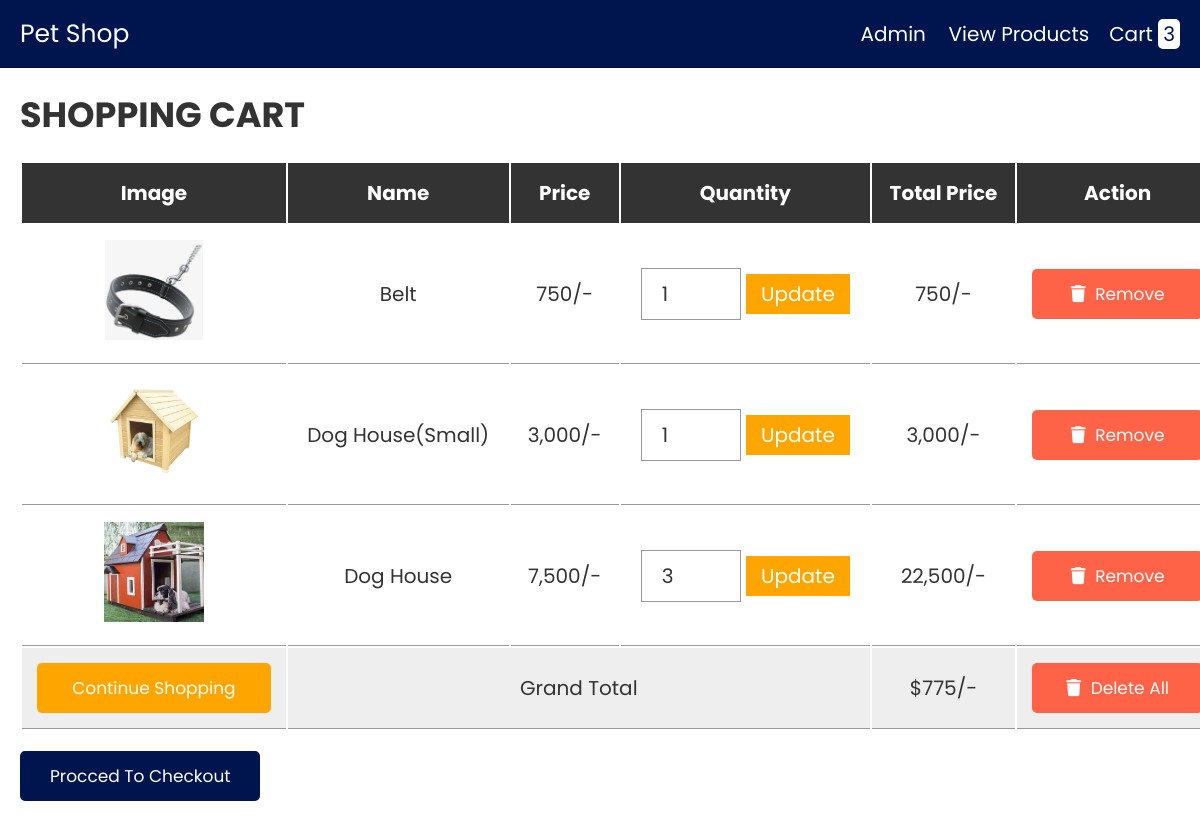
The app's page /cart.php with its own data.
### tables this page shows
CREATE TABLE `cart` (
  `id` int(255) NOT NULL,
  `name` varchar(255) NOT NULL,
  `price` varchar(255) NOT NULL,
  `image` varchar(255) NOT NULL,
  `quantity` int(255) NOT NULL
);

### cart.php (the view, shortened to what this page needs)
<?php
@include 'config.php';
?>
<!DOCTYPE html>
<html lang="en">
<head>
   <link rel="stylesheet" href="https://cdnjs.cloudflare.com/ajax/libs/font-awesome/6.0.0/css/all.min.css">
   <link rel="stylesheet" href="css/style.css">
</head>
<body>
<?php include 'header.php'; ?>
<div class="container">
<section class="shopping-cart">
   <h1 class="heading">shopping cart</h1>
   <table>
      <thead>
         <th>image</th>
         <th>name</th>
         <th>price</th>
         <th>quantity</th>
         <th>total price</th>
         <th>action</th>
      </thead>
      <tbody>
         <?php
         $select_cart = mysqli_query($conn, "SELECT * FROM `cart`");
         $grand_total = 0;
         if(mysqli_num_rows($select_cart) > 0){
            while($fetch_cart = mysqli_fetch_assoc($select_cart)){
         ?>
         <tr>
            <td><img src="uploaded_img/<?php echo $fetch_cart['image']; ?>" height="100" alt=""></td>
            <td><?php echo $fetch_cart['name']; ?></td>
            <td><?php echo number_format($fetch_cart['price']); ?>/-</td>
            <td>
               <form action="" method="post">
                  <input type="number" name="update_quantity" min="1"  value="<?php echo $fetch_cart['quantity']; ?>" >
                  <input type="submit" value="update" name="update_update_btn">
               </form>
            </td>
            <td><?php echo $sub_total = number_format($fetch_cart['price'] * $fetch_cart['quantity']); ?>/-</td>
            <td><a href="cart.php?remove=<?php echo $fetch_cart['id']; ?>" onclick="return confirm('remove item from cart?')" class="delete-btn"> <i class="fas fa-trash"></i> remove</a></td>
         </tr>
         <?php
           $grand_total += $sub_total;
            };
         };
         ?>
         <tr class="table-bottom">
            <td><a href="products.php" class="option-btn" style="margin-top: 0;">continue shopping</a></td>
            <td colspan="3">grand total</td>
            <td>$<?php echo $grand_total; ?>/-</td>
            <td><a href="cart.php?delete_all" onclick="return confirm('are you sure you want to delete all?');" class="delete-btn"> <i class="fas fa-trash"></i> delete all </a></td>
         </tr>
      </tbody>
   </table>
   <div class="checkout-btn">
      <a href="checkout.php" class="btn <?= ($grand_total > 1)?'':'disabled'; ?>">procced to checkout</a>
   </div>
</section>
</div>
</body>
</html>

### css/style.css (style rules this page uses)
:root { --blue:#00154D; --red:tomato; --orange:orange; --black:#333; --white:#fff; --bg-color:#eee; --dark-bg:rgba(0,0,0,.7); --box-shadow:0 .5rem 1rem rgba(0,0,0,.1); --border:.1rem solid #999; }
* { font-family: 'Poppins', sans-serif; margin:0; padding:0; box-sizing: border-box; outline: none; border:none; text-decoration: none; text-transform: capitalize; }
html { font-size: 62.5%; overflow-x: hidden; }
.container { max-width: 1200px; margin:0 auto; }
section { padding:2rem; }
.heading { text-align: center; font-size: 3.5rem; text-transform: uppercase; color:var(--black); margin-bottom: 2rem; }
.btn, .option-btn, .delete-btn { display: block; width: 100%; text-align: center; background-color: var(--blue); color:var(--white); font-size: 1.7rem; padding:1.2rem 3rem; border-radius: .5rem; cursor: pointer; margin-top: 1rem; }
.option-btn i, .delete-btn i { padding-right: .5rem; }
.option-btn { background-color: var(--orange); }
.delete-btn { margin-top: 0; background-color: var(--red); }
.shopping-cart table { text-align: center; width: 100%; }
.shopping-cart table thead th { padding:1.5rem; font-size: 2rem; color:var(--white); background-color: var(--black); }
.shopping-cart table tr td { border-bottom: var(--border); padding:1.5rem; font-size: 2rem; color:var(--black); }
.shopping-cart table input[type="number"] { border: var(--border); padding:1rem 2rem; font-size: 2rem; color:var(--black); width: 10rem; }
.shopping-cart table input[type="submit"] { padding:.5rem 1.5rem; cursor: pointer; font-size: 2rem; background-color: var(--orange); color:var(--white); }
.shopping-cart table .table-bottom { background-color: var(--bg-color); }
.shopping-cart .checkout-btn { text-align: center; margin-top: 1rem; }
.shopping-cart .checkout-btn a { display: inline-block; width: auto; }
@media (max-width:1200px) { .shopping-cart { overflow-x: scroll; } }
@media (max-width:1200px) { .shopping-cart table { width: 120rem; } }
@media (max-width:1200px) { .shopping-cart .heading { text-align: left; } }
@media (max-width:1200px) { .shopping-cart .checkout-btn { text-align: left; } }

### records on screen
cart: image (picture), name "Belt", price "750", update_quantity "1"
cart: image (picture), name "Dog House(Small)", price "3,000", update_quantity "1", $sub_total = number_format($fetch_cart['price'] * $fetch_cart['quantity']) "3,000"
cart: image (picture), name "Dog House", price "7,500", update_quantity "3", $sub_total = number_format($fetch_cart['price'] * $fetch_cart['quantity']) "22,500"

### other values on screen
$row_count "3"
$grand_total "775"
